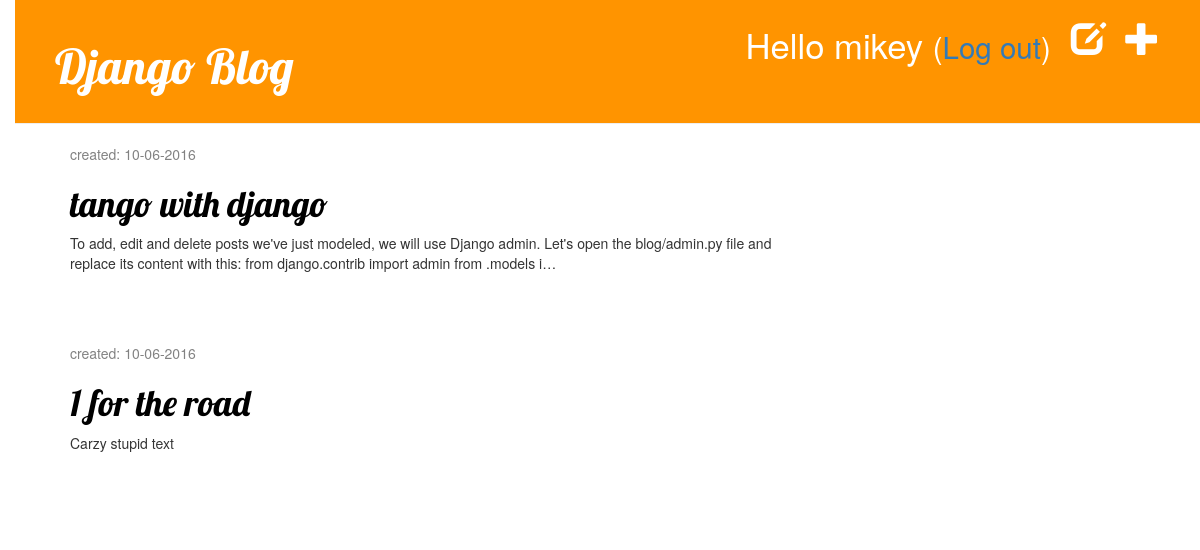
Page /drafts/ (signed in) on the committed database.
### blog/models.py (models this page shows, shortened)
class Post(models.Model):
    author = models.ForeignKey('auth.User')
    title = models.CharField(max_length=200)
    text = models.TextField()
    created_date = models.DateTimeField(
        default=timezone.now)
    published_date = models.DateTimeField(
        blank=True, null=True)

### blog/views.py (the view)
# urls.py: url(r'^drafts/$', views.post_draft_list, name='post_draft_list'),
@login_required
def post_draft_list(request):
    posts = Post.objects.filter(published_date__isnull=True).order_by('created_date')
    return render(request, 'blog/post_draft_list.html', {'posts': posts})

### templates/blog/post_draft_list.html
{% extends 'blog/base.html' %}
{% block content %}
    {% for post in posts %}
        <div class="post">
            <p class="date">created: {{ post.created_date|date:'d-m-Y' }}</p>
            <h1><a href="{% url 'blog.views.post_detail' pk=post.pk %}">{{ post.title}}</a></h1>
            <p>{{ post.text|truncatechars:200 }}</p>
        </div>
    {% endfor %}
{% endblock %}

### templates/blog/base.html (shortened to what this page needs)
{% load staticfiles %}
<html>
<head>
    <link rel="stylesheet" href="//maxcdn.bootstrapcdn.com/bootstrap/3.2.0/css/bootstrap.min.css">
    <link rel="stylesheet" href="//maxcdn.bootstrapcdn.com/bootstrap/3.2.0/css/bootstrap-theme.min.css">
    <link rel="stylesheet" href="{% static 'css/blog.css' %}">
</head>
<body>
<div class="page-header">
    {% if user.is_authenticated %}
        <a href="{% url 'post_new' %}" class="top-menu"><span class="glyphicon glyphicon-plus"></span></a>
        <a href="{% url 'post_draft_list' %}" class="top-menu"><span class="glyphicon glyphicon-edit"></span></a>
        <p class="top-menu">Hello {{ user.username }}
            <small>(<a href="{% url 'logout' %}">Log out</a>)
            </small>
        </p>
    {% else %}
        <a href="{% url 'login' %}" class="top-menu"><span class="glyphicon glyphicon-lock"
        ></span></a>
    {% endif %}
    <h1><a href="{% url 'blog.views.post_list' %}">Django Blog</a></h1>
</div>
<div class="content container">
    <div class="row">
        <div class="col-md-8">
            {% block content %}
            {% endblock %}
        </div>
    </div>
</div>
</body>
</html>

### blog/static/css/blog.css (style rules this page uses)
h1 a { color: #FCA205; font-family: 'Lobster'; }
body { padding-left: 15px; }
.page-header { background-color: #ff9400; margin-top: 0; padding: 20px 20px 20px 40px; }
.page-header h1, .page-header h1 a, .page-header h1 a:visited, .page-header h1 a:active { color: #ffffff; font-size: 36pt; text-decoration: none; }
.content { margin-left: 40px; }
h1, h2, h3, h4 { font-family: 'Lobster', cursive; }
.date { color: #828282; }
.top-menu, .top-menu:hover, .top-menu:visited { color: #ffffff; float: right; font-size: 26pt; margin-right: 20px; }
.post { margin-bottom: 70px; }
.post h1 a, .post h1 a:visited { color: #000000; }

### rows in the picture
Post: created_date "10-06-2016", title "tango with django", text "To add, edit and delete posts we've just modeled, we will use Django admin. Let's open the blog/admin.py file and replace its content with this: from django.contrib import admin from .models i…"
Post: created_date "10-06-2016", title "1 for the road", text "Carzy stupid text"

### other values in the picture
{{ user.username }} "mikey"
